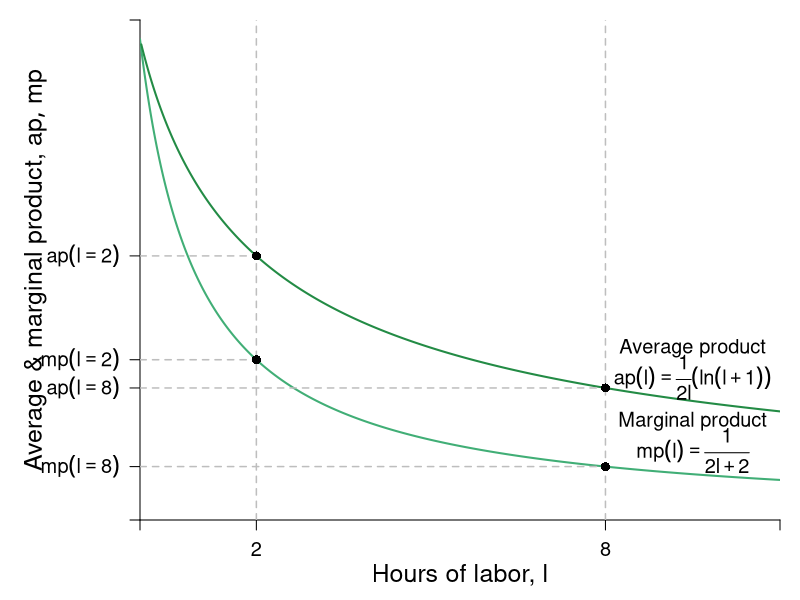

Generate this figure with R:
require(shape)
pdf(file = "specprodexch/production_drs_apmp.pdf", width = 9, height = 7)

#Set parameters for graphics
axislabelsize <- 1.5
graphlabelsize <- 1.2
graphlinewidth <- 2
segmentlinewidth <- 1.5

COL <- c("#7fc97f", "#beaed4", "#fdc086", "#ffff99", "#386cb0", "#f0027f", "#bf5b17", "#666666")
COLA <- c("#99d8c9","#66c2a4","#41ae76", "#238b45", "#005824")
COLB <- c("#4eb3d3", "#2b8cbe", "#0868ac","#084081")

#Edited the margins to cater for the larger LHS labels
par(mar =  c(4, 7, 1, 1))


prodFn <- function(l, k = 0.5) {
  k*log(l + 1)
}

MprodFn <- function(l, k = 0.5) {
  k*(1/(l + 1))
}

AprodFn <- function(l, k = 0.5) {
  (k*log(l + 1))/l
}

Mpline <- function(l, constant = 0.3181472, slope = 0.125){
  constant + slope*l
}
xlims <- c(0, 11)
ylims <- c(0, 0.52)

npts <- 501 
x <- seq(xlims[1], xlims[2], length.out = npts)
y <- seq(ylims[1], ylims[2], length.out = npts) 
a <- c(13, 15, 17)

plot(0, 0, xlim = xlims, ylim = ylims, type = "n",
     xlab = expression(paste("")),
     ylab = expression(paste("")), 
     xaxt = "n", 
     yaxt = "n", 
     #cex.lab = 1.5, 
     #cex.axis = 0.8, 
     bty = "n",
     xaxs="i", 
     yaxs="i")

# ticksy <- seq(from = 0, to = ylims[2], by = 0.25)
# ylabels <- seq(from = 0, to = ylims[2], by = 0.25)
# ticksx <- seq(from = 0, to = xlims[2], by = 1)
# xlabels <- seq(from = 0, to = xlims[2], by = 1)
ticksy <- c(0, AprodFn(l = 2, k = 0.5), MprodFn(l = 2, k = 0.5), AprodFn(l = 8, k = 0.5), MprodFn(l = 8, k = 0.5), ylims[2])
ylabels <- c(NA, expression(paste(ap(l==2))), expression(paste(mp(l==2))), expression(paste(ap(l==8))), expression(paste(mp(l==8))), NA)
ticksx <- c(0, 2, 8, xlims[2])
xlabels <- c(NA, 2, 8, NA)

axis(1, at = ticksx, pos = 0, labels = xlabels, cex.axis = graphlabelsize)
axis(2, at = ticksy, pos = 0, labels = ylabels, las = 1, cex.axis = graphlabelsize)

npts <- 500 
xx1 <- seq(xlims[1], xlims[2], length.out = npts)

xx3 <- seq(1, 3, length.out = npts)
xx4 <- seq(5, 7, length.out = npts)

#lines(xx1, prodFn(xx1, k = 0.5), col = COLB[4], lwd = graphlinewidth)
lines(xx1, MprodFn(xx1, k = 0.5), col = COLA[3], lwd = graphlinewidth)
lines(xx1, AprodFn(xx1, k = 0.5), col = COLA[4], lwd = graphlinewidth)
#lines(xx3, Mpline(xx3, constant = prodFn(l = 2, k = 0.02, alpha = 2) - 2*MprodFn(l = 2, k = 0.02, alpha = 2), slope = MprodFn(l = 2, k = 0.02, alpha = 2)), col = "gray", lty = 2, lwd = graphlinewidth)
#lines(xx4, Mpline(xx4, constant = prodFn(l = 8, k = 0.02, alpha = 2) - 6*MprodFn(l = 8, k = 0.02, alpha = 2), slope = MprodFn(l = 8, k = 0.02)), col = "gray", lty = 2, lwd = graphlinewidth)

#Axis Labels
mtext(expression(paste("Hours of labor, ", l)), side = 1, line = 2.5, cex = axislabelsize)
text(-1.8, 0.5*ylims[2], expression(paste("Average & marginal product, ", list(ap,mp) )), xpd = TRUE, cex = axislabelsize, srt = 90) 

#Margin
#segments(0, MprodFn(l = 8, k = 0.02, alpha = 2), 6, MprodFn(l = 8, k = 0.02, alpha = 2), lty = 2, col = "gray" , lwd = segmentlinewidth)
#segments(6, 0, 6, MprodFn(l = 8, k = 0.02, alpha = 2), lty = 2, col = "gray" , lwd = segmentlinewidth)
segments(8, 0, 8, ylims[2], lty = 2, col = "gray" , lwd = segmentlinewidth)
segments(0, MprodFn(l = 8, k = 0.5), 8, MprodFn(l = 8, k = 0.5), lty = 2, col = "gray" , lwd = segmentlinewidth)
segments(0, AprodFn(l = 8, k = 0.5), 8, AprodFn(l = 8, k = 0.5), lty = 2, col = "gray" , lwd = segmentlinewidth)
points(8, MprodFn(l = 8, k = 0.5), pch = 16, col = "black", cex = 1.2)
points(8, AprodFn(l = 8, k = 0.5), pch = 16, col = "black", cex = 1.2)
segments(2, 0, 2, ylims[2], lty = 2, col = "gray" , lwd = segmentlinewidth)
segments(0, MprodFn(l = 2, k = 0.5), 2, MprodFn(l = 2, k = 0.5), lty = 2, col = "gray" , lwd = segmentlinewidth)
segments(0, AprodFn(l = 2, k = 0.5), 2, AprodFn(l = 2, k = 0.5), lty = 2, col = "gray" , lwd = segmentlinewidth)
points(2, MprodFn(l = 2, k = 0.5), pch = 16, col = "black", cex = 1.2)
points(2, AprodFn(l = 2, k = 0.5), pch = 16, col = "black", cex = 1.2)

#Average
#segments(0, AprodFn(l = 2, k = 0.02, alpha = 2), 2, AprodFn(l = 2, k = 0.02, alpha = 2), lty = 2, col = "gray" , lwd = segmentlinewidth)
#segments(2, 0, 2, AprodFn(l = 2, k = 0.02, alpha = 2), lty = 2, col = "gray" , lwd = segmentlinewidth)
#segments(0, 0, 2, AprodFn(l = 2, k = 0.02, alpha = 2), lty = 2, col = COLB[4] , lwd = segmentlinewidth)
#points(2, AprodFn(l = 2, k = 0.02, alpha = 2), pch = 16, col = "black", cex = 1.5)


#Label the iso-welfare functions for the HG, Aisha
text(8.2, 1.1, expression(paste("Total Product")))
text(8.2, 1, expression(x == frac(1,50)*(l)^2))


#Marginal Product
#text(6, 0.1, expression(paste("Slope of tangent line")))
text(9.5, MprodFn(l = 9.5, k = 0.5) + 0.055, expression(paste("Marginal product")), cex = graphlabelsize)
text(9.5, MprodFn(l = 9.5, k = 0.5) + 0.025, expression(paste(mp(l) == frac(1,'2l'+2))), cex = graphlabelsize)
#Arrows(4.7, 0.075, 2.3, 0.075, col = "black", lty = 1, lwd = 2, arr.type = "triangle", arr.lwd = 0.5)
#Arrows(6, 0.13, 6, 0.67, col = "black", lty = 1, lwd = 2, arr.type = "triangle", arr.lwd = 0.5)

#Average Product
text(9.5, AprodFn(l = 9.5, k = 0.5) + 0.055, expression(paste("Average product")), cex = graphlabelsize)
text(9.5, AprodFn(l = 9.5, k = 0.5) + 0.025, expression(paste(ap(l) == frac(1,'2l')*(ln('l'+1)) )), cex = graphlabelsize)
#Arrows(1.5, prodFn(l = 8, k = 0.02, alpha = 2) - 0.175, 1.5, prodFn(l = 2, k = 0.02, alpha = 2) + 0.01 , col = "black", lty = 1, lwd = 2, arr.type = "triangle", arr.lwd = 0.5)
#Arrows(2.8, prodFn(l = 8, k = 0.02, alpha = 2) - 0.125, 4.75, prodFn(l = 8, k = 0.02, alpha = 2) - 0.125, col = "black", lty = 1, lwd = 2, arr.type = "triangle", arr.lwd = 0.5)


dev.off()
